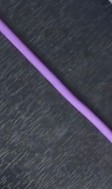
%> input picture HW3/day3.jpg, 112 x 189 px
$ octave day.m   (GNU Octave 9; MATLAB toolbox functions it lacks are replaced by stand-ins)
%> lines starting %> are read from the running program, lines starting %| are printed output that depends on the picture; in (x1, y1, x2, y2) boxes, pixels count from 0 and x2, y2 are one past the last pixel; in counts of white or black regions, pixels touching at a corner belong together; the program's own positions count from 1
RGB = imread('day3.jpg');           % ảnh đầu vào
%> RGB is the input picture: size 189x112x3 uint8; mean R, G, B 67.1, 67.3, 80.4
I = im2gray(RGB);                   % chuyển ảnh về xám
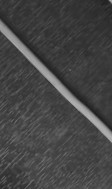
%> I: size 189x112 uint8; min 28, max 183, mean 68.8
BW = edge(I, 'canny');              % phát hiện biên Canny
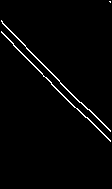
%> BW: size 189x112 logical; 2.1% white in thin lines or dots, all inside (x1, y1, x2, y2) = (1, 1, 111, 142)
[H, theta, rho] = hough(BW);        % Biến đổi Hough
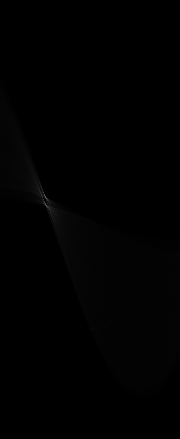
%> H: size 439x180 double; min 0, max 117, mean 1
%> theta = 180 values from -90 to 89; rho = 439 values from -219 to 219
% --- Tìm đỉnh có giá trị mạnh nhất
peaks = houghpeaks(H, 1, 'Threshold', ceil(0.3 * max(H(:))));
%> peaks = [206 47]
% --- Dò các đường thẳng tương ứng với đỉnh ---
lines = houghlines(BW, theta, rho, peaks, 'FillGap', 5, 'MinLength', 20);
%> lines = 1 line; point1 to point2 (x, y): (2, 22) to (80, 103)
    % -Tính góc nghiêng của sợi dây
    angle = lines(1).theta + 90;         % Góc thực tế của sợi dây
%> angle = 46
    if abs(angle) < 10
        state = 'Dây nằm ngang';
    elseif abs(angle) > 80
        state = 'Dây đứng thẳng';
    else
        state = 'Dây nghiêng';
    end
    figure;
    imshow(RGB); hold on;
    % Vẽ đường thẳng phát hiện được
    xy = [lines(1).point1; lines(1).point2];
%> xy = [2 22; 80 103]
    plot(xy(:,1), xy(:,2), 'LineWidth', 2, 'Color', 'red');
    % Vẽ đầu mút
    plot(xy(1,1), xy(1,2), 'x', 'LineWidth', 2, 'Color', 'yellow');
    plot(xy(2,1), xy(2,2), 'x', 'LineWidth', 2, 'Color', 'green');
    % Hiển thị thông tin
    title(['Trạng thái: ' state ', góc = ' num2str(angle) '°']);
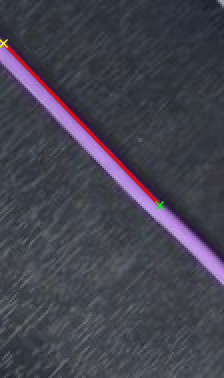
%> figure redrawn from the program's plot data; shown 2 times larger; its title reads 'Trạng thái: Dây nghiêng, góc = 46°'
    disp(['Trạng thái sợi dây: ' state]);

$ run again, with HW3/day1.jpg copied over HW3/day3.jpg
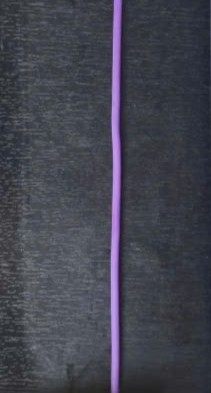
%> input picture HW3/day1.jpg, 211 x 393 px
%> RGB is the input picture: size 393x211x3 uint8; mean R, G, B 66.3, 67.5, 78.3
%> `BW = edge(I, 'canny');`:
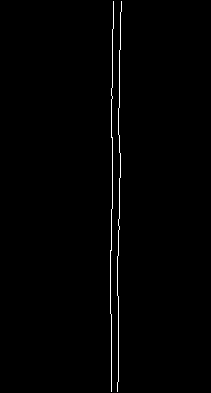
%> BW: size 393x211 logical; 0.95% white in thin lines or dots, all inside (x1, y1, x2, y2) = (110, 1, 122, 392)
%> theta = 180 values from -90 to 89; rho = 891 values from -445 to 445
%> peaks = [557 91]
%> lines = 3 lines; point1 to point2 (x, y): (112, 315) to (112, 392), (112, 89) to (112, 138), (112, 210) to (112, 251)
%> angle = 90
%> xy = [112 89; 112 138]
%> `title(['Trạng thái: ' state ', góc = ' num2str(angle) '°']);`:
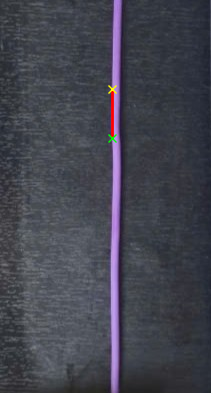
%> figure redrawn from the program's plot data; its title reads 'Trạng thái: Dây đứng thẳng, góc = 90°'

$ run again, with HW3/day2.jpg copied over HW3/day3.jpg
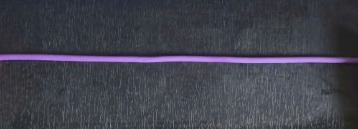
%> input picture HW3/day2.jpg, 358 x 129 px
%> RGB is the input picture: size 129x358x3 uint8; mean R, G, B 65.4, 66, 76.8
%> `BW = edge(I, 'canny');`:
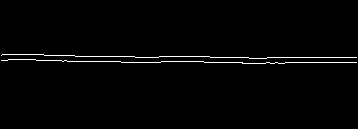
%> BW: size 129x358 logical; 1.5% white in thin lines or dots, all inside (x1, y1, x2, y2) = (1, 54, 357, 64)
%> theta = 180 values from -90 to 89; rho = 761 values from -380 to 380
%> peaks = [319 1]
%> lines = 3 lines; point1 to point2 (x, y): (286, 63) to (357, 63), (122, 63) to (161, 63), (205, 63) to (243, 63)
%> angle = 0
%> xy = [122 63; 161 63]
%> `title(['Trạng thái: ' state ', góc = ' num2str(angle) '°']);`:
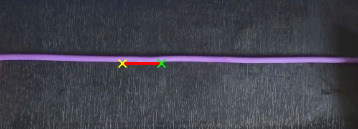
%> figure redrawn from the program's plot data; its title reads 'Trạng thái: Dây nằm ngang, góc = 0°'
